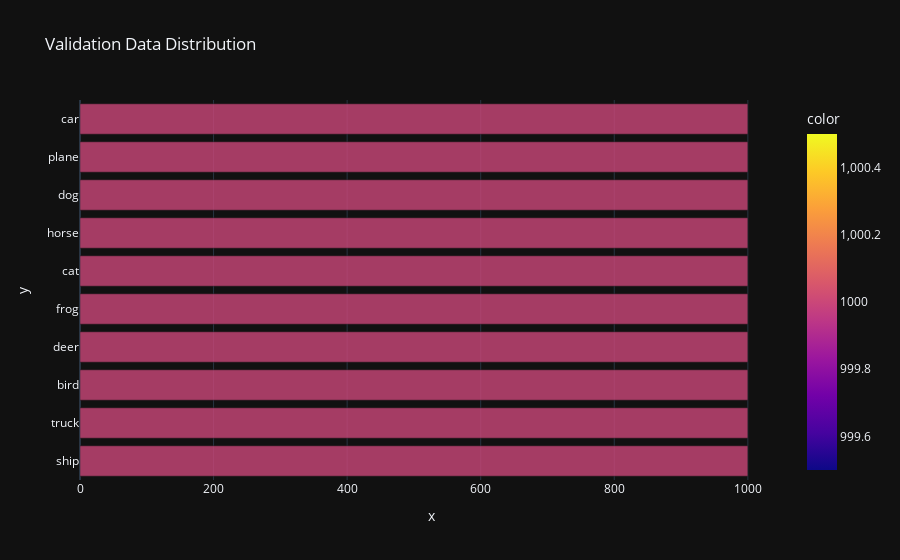

The notebook cell saved with this chart:
### Code cell
plot_dist(val_dict, "Validation Data")

### Figure 1 — Plotly figure (JSON) as saved in the notebook; plotly's stock layout.template omitted (floating-point values rounded to 4 significant figures)
{"data": [{"alignmentgroup": "True", "hovertemplate": "x=%{x}<br>y=%{y}<br>color=%{marker.color}<extra></extra>", "legendgroup": "", "marker": {"color": [1000, 1000, 1000, 1000, 1000, 1000, 1000, 1000, 1000, 1000], "coloraxis": "coloraxis", "opacity": 0.8, "pattern": {"shape": ""}}, "name": "", "offsetgroup": "", "orientation": "h", "showlegend": false, "textposition": "auto", "type": "bar", "x": [1000, 1000, 1000, 1000, 1000, 1000, 1000, 1000, 1000, 1000], "xaxis": "x", "y": ["ship", "truck", "bird", "deer", "frog", "cat", "horse", "dog", "plane", "car"], "yaxis": "y"}], "layout": {"barmode": "relative", "coloraxis": {"colorbar": {"title": {"text": "color"}}, "colorscale": [[0, "#0d0887"], [0.1111, "#46039f"], [0.2222, "#7201a8"], [0.3333, "#9c179e"], [0.4444, "#bd3786"], [0.5556, "#d8576b"], [0.6667, "#ed7953"], [0.7778, "#fb9f3a"], [0.8889, "#fdca26"], [1, "#f0f921"]]}, "legend": {"tracegroupgap": 0}, "title": {"text": "Validation Data Distribution"}, "xaxis": {"anchor": "y", "domain": [0, 1], "title": {"text": "x"}}, "yaxis": {"anchor": "x", "domain": [0, 1], "title": {"text": "y"}}}}
